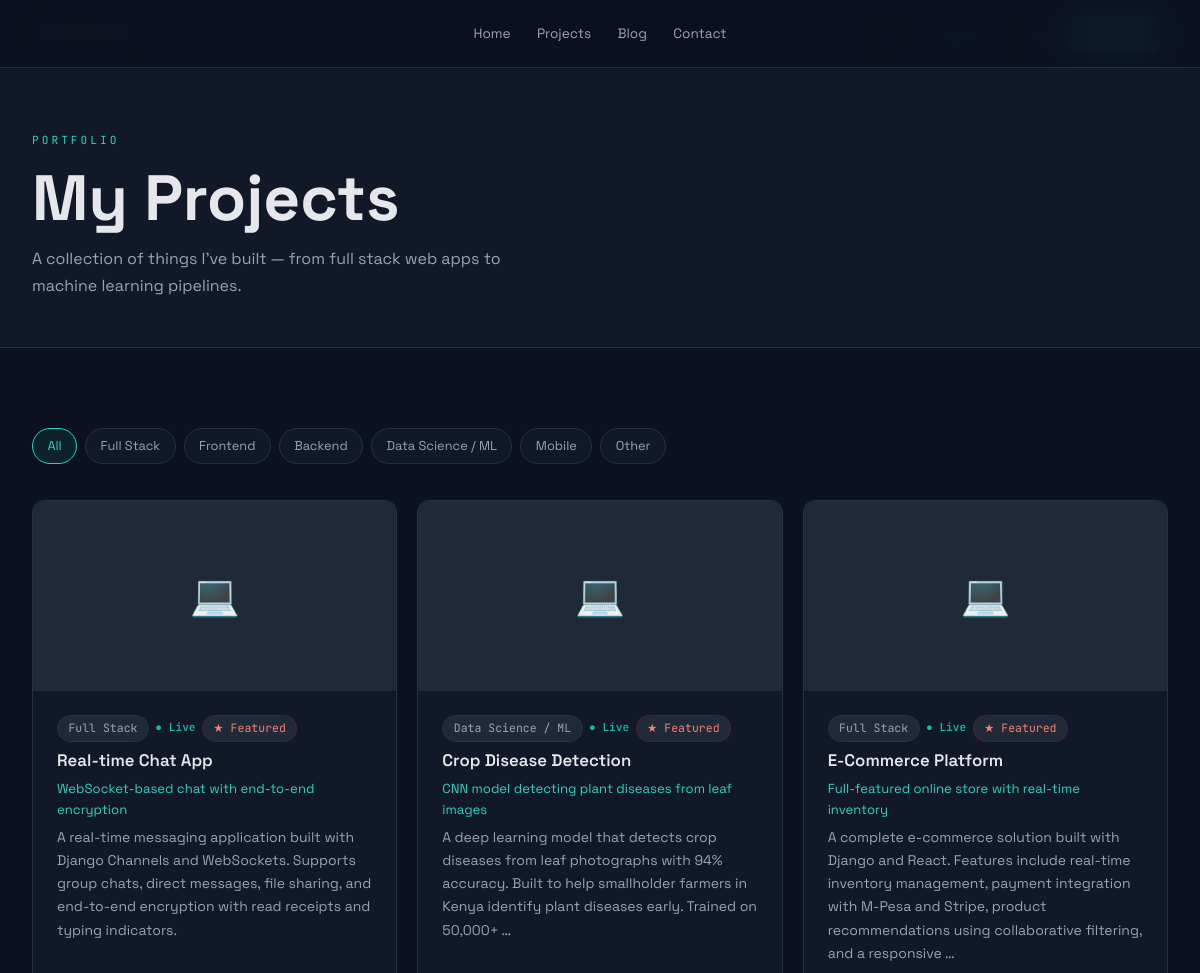
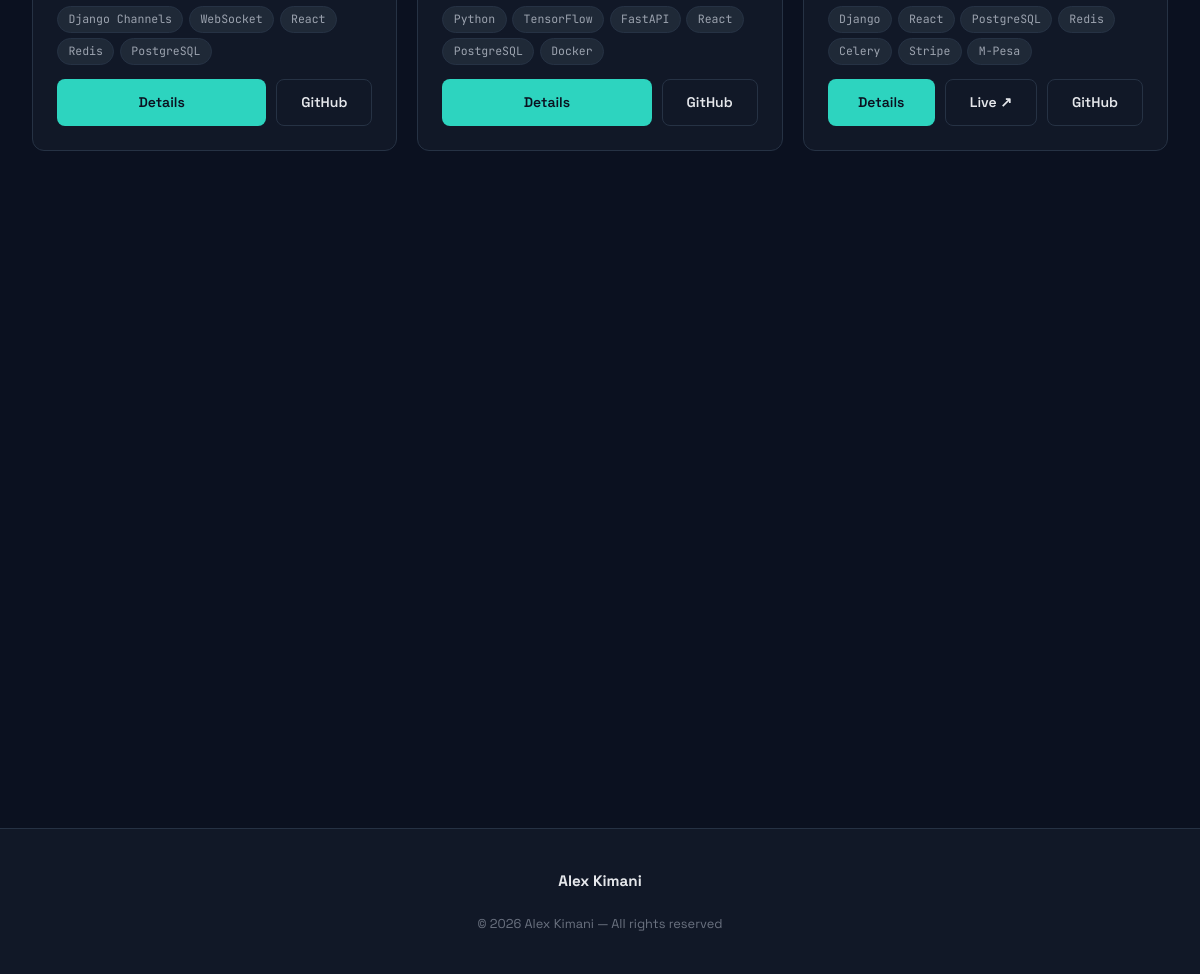
The app's page /projects/, older data (2 pictures, top to bottom).
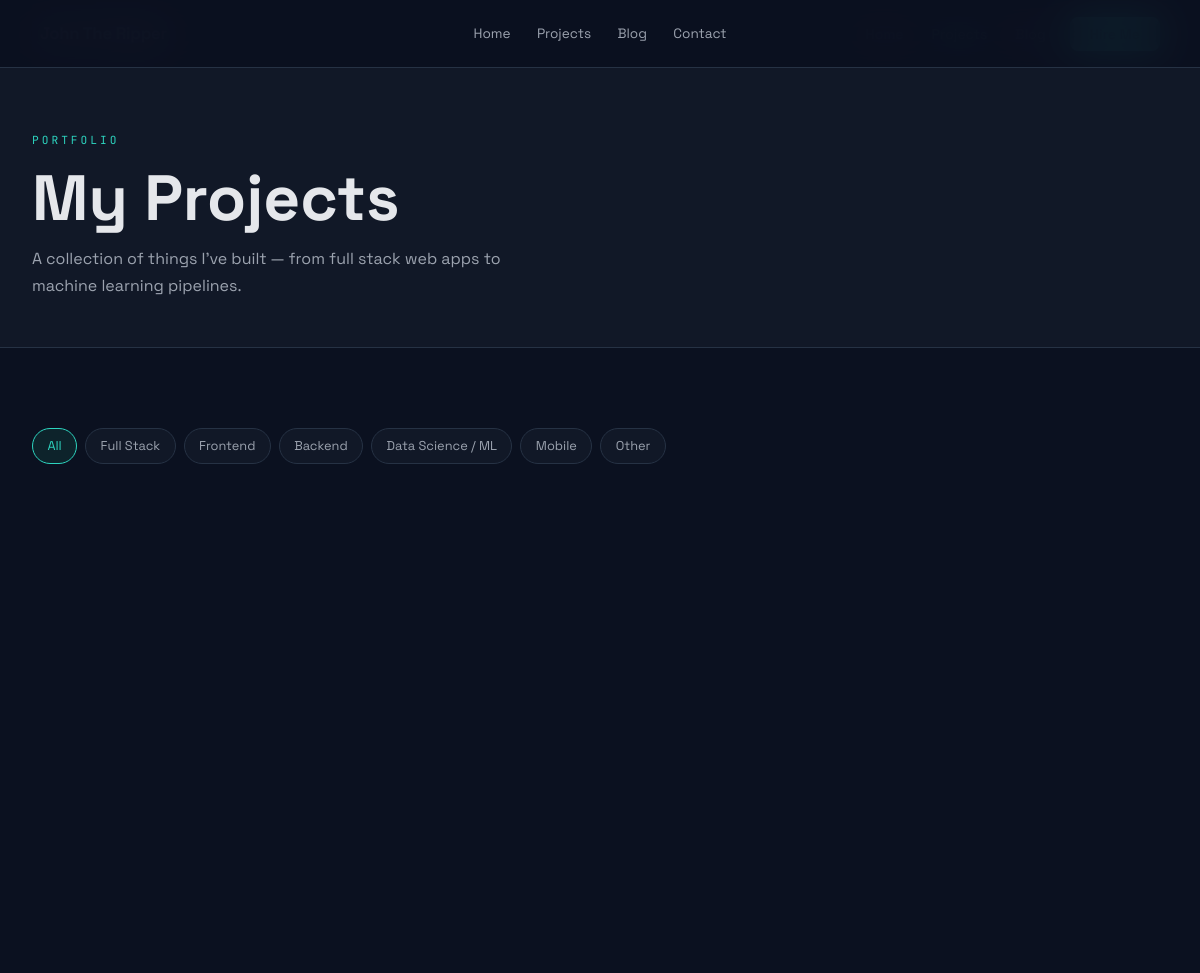
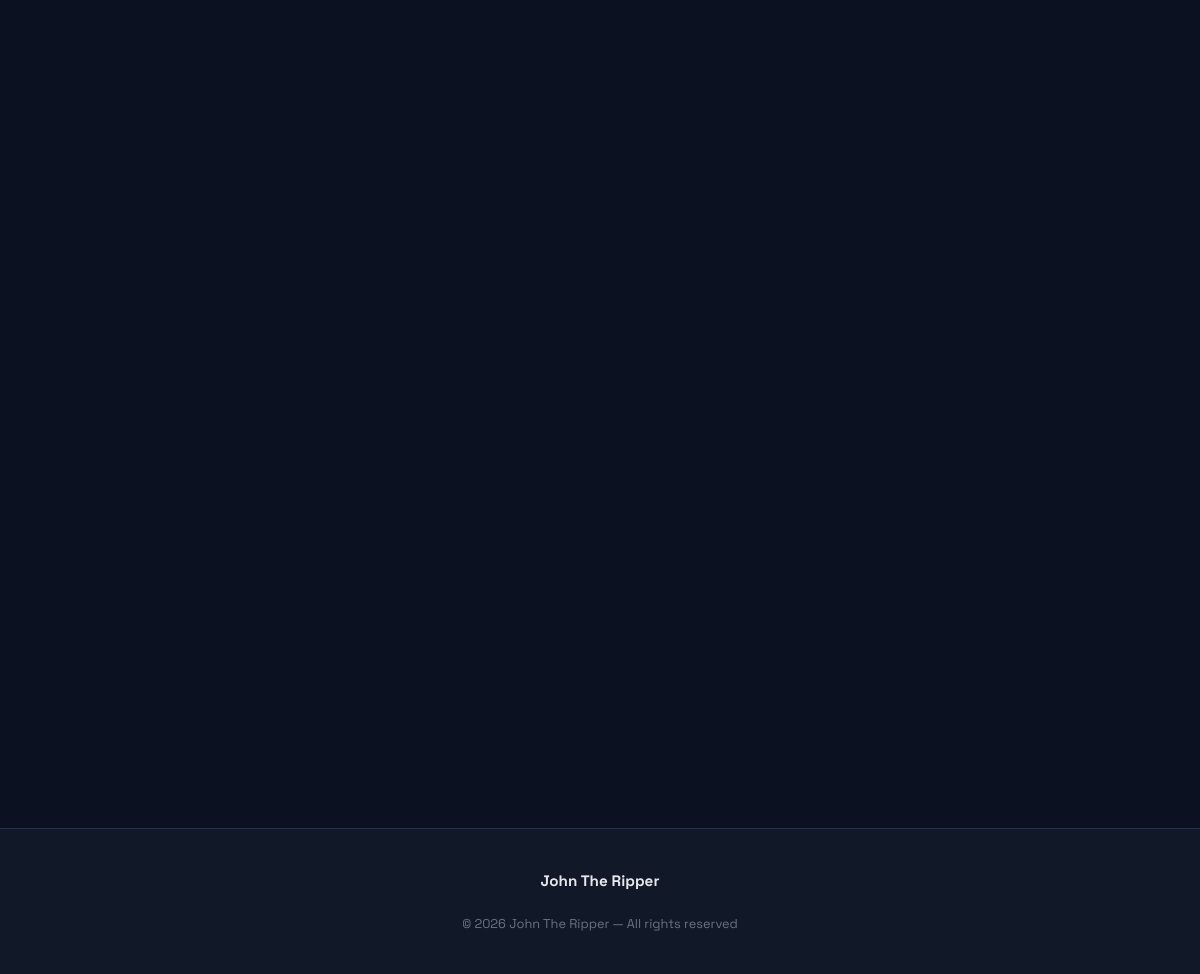
The same page, newer data (2 pictures, top to bottom).
### core/models.py (models this page shows, shortened)
class Project(models.Model):
    STATUS_CHOICES = [
        ('live', 'Live'),
        ('in_progress', 'In Progress'),
        ('archived', 'Archived'),
    ]
    CATEGORY_CHOICES = [
        ('fullstack', 'Full Stack'),
        ('frontend', 'Frontend'),
        ('backend', 'Backend'),
        ('data', 'Data Science / ML'),
        ('mobile', 'Mobile'),
        ('other', 'Other'),
    ]
    title = models.CharField(max_length=200)
    slug = models.SlugField(unique=True)
    tagline = models.CharField(max_length=300, blank=True)
    description = models.TextField()
    category = models.CharField(max_length=20, choices=CATEGORY_CHOICES, default='fullstack')
    status = models.CharField(max_length=20, choices=STATUS_CHOICES, default='live')
    tech_stack = models.CharField(max_length=500, blank=True, help_text="Comma-separated: Django, React, PostgreSQL")
    image = models.ImageField(upload_to='projects/', blank=True, null=True)
    github_url = models.URLField(blank=True)
    live_url = models.URLField(blank=True)
    featured = models.BooleanField(default=False)
    created_at = models.DateTimeField(default=timezone.now)
    updated_at = models.DateTimeField(auto_now=True)
    class Meta:
        ordering = ['-featured', '-created_at']
    def get_tech_list(self):
        return [t.strip() for t in self.tech_stack.split(',') if t.strip()]

class Profile(models.Model):
    name = models.CharField(max_length=100, default="Your Name")
    tagline = models.CharField(max_length=200, default="Full Stack Developer | Data Scientist")
    bio = models.TextField(default="")
    avatar = models.ImageField(upload_to='profile/', blank=True, null=True)
    resume = models.FileField(upload_to='resume/', blank=True, null=True)
    github = models.URLField(blank=True)
    linkedin = models.URLField(blank=True)
    twitter = models.URLField(blank=True)
    email = models.EmailField(blank=True)
    location = models.CharField(max_length=100, blank=True, default="Nairobi, Kenya")
    years_experience = models.IntegerField(default=0)
    projects_count = models.IntegerField(default=0)
    clients_count = models.IntegerField(default=0)
    class Meta:
        verbose_name = "Profile"

### core/views.py (the view)
# urls.py: path('projects/', views.projects, name='projects'),
def projects(request):
    category = request.GET.get('category', '')
    qs = Project.objects.all()
    if category:
        qs = qs.filter(category=category)
    categories = Project.CATEGORY_CHOICES
    context = {'projects': qs, 'categories': categories, 'active_category': category}
    return render(request, 'core/projects.html', context)

### core/context_processors.py (called while the page is built)
def site_profile(request):
    profile = Profile.objects.first()
    return {'site_profile': profile}

### core/templates/core/projects.html (shortened to what this page needs)
{% extends 'core/base.html' %}
{% block content %}
<div class="page-hero">
  <div class="container">
    <p class="section-label">Portfolio</p>
    <h1>My Projects</h1>
    <p class="page-hero-sub">A collection of things I've built — from full stack web apps to machine learning pipelines.</p>
  </div>
</div>
<section>
  <div class="container">
    <div class="filter-bar">
      <a href="/projects/" class="filter-btn {% if not active_category %}active{% endif %}">All</a>
      {% for val, label in categories %}
      <a href="/projects/?category={{ val }}" class="filter-btn {% if active_category == val %}active{% endif %}">{{ label }}</a>
      {% endfor %}
    </div>
    <div class="grid-3">
      {% for project in projects %}
      <div class="card reveal" style="display:flex;flex-direction:column">
        <div class="project-thumb">
          {% if project.image %}<img src="{{ project.image.url }}" alt="{{ project.title }}">{% else %}💻{% endif %}
        </div>
        <div class="project-body">
          <div style="display:flex;gap:0.4rem;flex-wrap:wrap;align-items:center">
            <span class="tag">{{ project.get_category_display }}</span>
            <span class="project-status status-{{ project.status }}">● {{ project.get_status_display }}</span>
            {% if project.featured %}<span class="tag" style="color:#F4816E;border-color:rgba(139,26,46,0.35)">★ Featured</span>{% endif %}
          </div>
          <h3 class="project-title">{{ project.title }}</h3>
          {% if project.tagline %}<p class="project-tagline">{{ project.tagline }}</p>{% endif %}
          <p class="project-desc">{{ project.description|truncatewords:28 }}</p>
          <div class="tech-tags">
            {% for tech in project.get_tech_list %}
            <span class="tag">{{ tech }}</span>
            {% endfor %}
          </div>
          <div class="project-links">
            <a href="/projects/{{ project.slug }}/" class="btn btn-primary" style="flex:1">Details</a>
            {% if project.live_url %}<a href="{{ project.live_url }}" class="btn btn-outline" target="_blank" rel="noopener">Live ↗</a>{% endif %}
            {% if project.github_url %}<a href="{{ project.github_url }}" class="btn btn-outline" target="_blank" rel="noopener">GitHub</a>{% endif %}
          </div>
        </div>
      </div>
      {% endfor %}
    </div>
  </div>
</section>
{% endblock %}

### core/templates/core/base.html (shortened to what this page needs)
<!DOCTYPE html>
<html lang="en">
<head>
  {% load static %}
</head>
<body>
  <nav id="mainNav">
    <a href="/" class="nav-logo">{{ site_profile.name|default:"Alex Kimani" }}</a>
    <div class="nav-right">
      <ul class="nav-links" id="navLinks">
        <li><a href="/" {% if request.resolver_match.url_name == 'home' %}class="active"{% endif %}>Home</a></li>
        <li><a href="/projects/" {% if request.resolver_match.url_name == 'projects' or request.resolver_match.url_name == 'project_detail' %}class="active"{% endif %}>Projects</a></li>
        <li><a href="/blog/" {% if request.resolver_match.url_name == 'blog' or request.resolver_match.url_name == 'blog_detail' %}class="active"{% endif %}>Blog</a></li>
        <li><a href="/contact/" class="nav-cta" {% if request.resolver_match.url_name == 'contact' %}style="background:#fff!important"{% endif %}>Hire Me</a></li>
      </ul>
    </div>
  </nav>
  <main>{% block content %}{% endblock %}</main>
  <footer>
    <div class="container">
      <div class="footer-inner">
        <a href="/" class="nav-logo" style="font-size:0.95rem;font-family:var(--font-display);letter-spacing:0">{{ site_profile.name|default:"Alex Kimani" }}</a>
        <nav class="footer-links" aria-label="Footer navigation">
          <a href="/">Home</a>
          <a href="/projects/">Projects</a>
          <a href="/blog/">Blog</a>
          <a href="/contact/">Contact</a>
        </nav>
        <p>© {% now "Y" %} {{ site_profile.name|default:"Alex Kimani" }} — All rights reserved</p>
      </div>
    </div>
  </footer>
</body>
</html>

Row changes from the older to the newer data that the page shows:
no longer on this page (row unchanged): Project: category "Full Stack", status "Live", featured "★ Featured", title "Real-time Chat App", tagline "WebSocket-based chat with end-to-end encryption", description "A real-time messaging application built with Django Channels and WebSockets. Supports group chats, direct messages, file sharing, and end-to-end encryption with read receipts and typing indicators.", get_tech_list "Django Channels" "WebSocket" "React" "Redis" "PostgreSQL"
no longer on this page (row unchanged): Project: category "Data Science / ML", status "Live", featured "★ Featured", title "Crop Disease Detection", tagline "CNN model detecting plant diseases from leaf images", description "A deep learning model that detects crop diseases from leaf photographs with 94% accuracy. Built to help smallholder farmers in Kenya identify plant diseases early. Trained on 50,000+ …", get_tech_list "Python" "TensorFlow" "FastAPI" "React" "PostgreSQL" "Docker"
no longer on this page (row unchanged): Project: category "Full Stack", status "Live", featured "★ Featured", title "E-Commerce Platform", tagline "Full-featured online store with real-time inventory", description "A complete e-commerce solution built with Django and React. Features include real-time inventory management, payment integration with M-Pesa and Stripe, product recommendations using collaborative filtering, and a responsive …", get_tech_list "Django" "React" "PostgreSQL" "Redis" "Celery" "Stripe" "M-Pesa"
changed Profile: name "Alex Kimani" → "John The Ripper"
